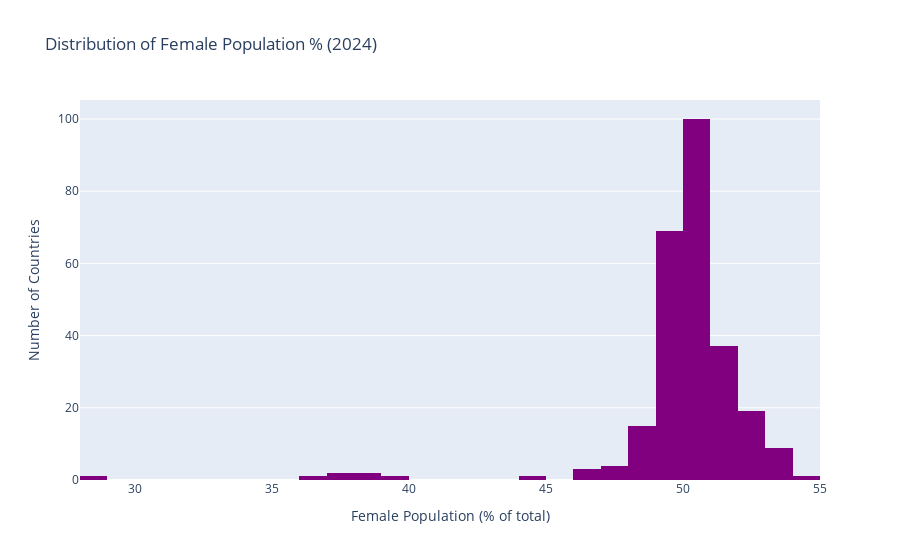

Here is the notebook cell this chart was saved with:
### Code cell
fig = px.histogram(
    merge_df,
    x="Female_Percent",
    title="Distribution of Female Population % (2024)",
    labels={"Female_Percent": "Female Population (% of total)"},
    color_discrete_sequence=["purple"]
)

fig.update_layout(
    xaxis_title="Female Population (% of total)",
    yaxis_title="Number of Countries"
)

fig.show()

### Figure 1 — Plotly figure (JSON) as saved in the notebook; plotly's stock layout.template omitted (floating-point values rounded to 4 significant figures; data arrays with more than 128 entries replaced by an {"elided": "..."} marker saying what was removed)
{"data": [{"bingroup": "x", "hovertemplate": "Female Population (% of total)=%{x}<br>count=%{y}<extra></extra>", "legendgroup": "", "marker": {"color": "purple", "pattern": {"shape": ""}}, "name": "", "orientation": "v", "showlegend": false, "type": "histogram", "x": {"elided": "265 float values"}, "xaxis": "x", "yaxis": "y"}], "layout": {"barmode": "relative", "legend": {"tracegroupgap": 0}, "title": {"text": "Distribution of Female Population % (2024)"}, "xaxis": {"anchor": "y", "domain": [0, 1], "title": {"text": "Female Population (% of total)"}}, "yaxis": {"anchor": "x", "domain": [0, 1], "title": {"text": "Number of Countries"}}}}
